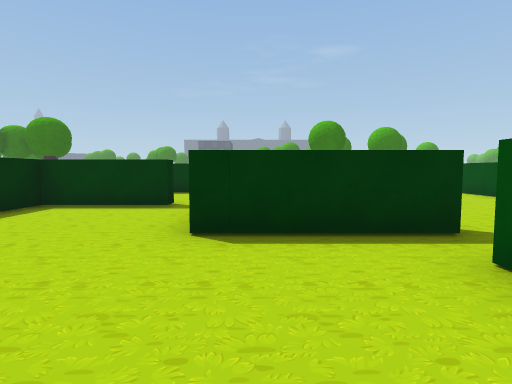
view 1 (above)

16 first-person views from a walk through a scene from a Unity 3-D project. The camera is 1.4 m above the floor, tilts 4° down and sees 80° across. The floor is counted in squares, 2 m on a side. Each view is taken from the middle of a square. On the plan, view 1 faces up. The plan holds only what a view shows up to about 10 squares ahead; the rest is blank. The place goes on beyond the plan. Some animated figures are not drawn. Some surface patterns are stand-ins.

view 2
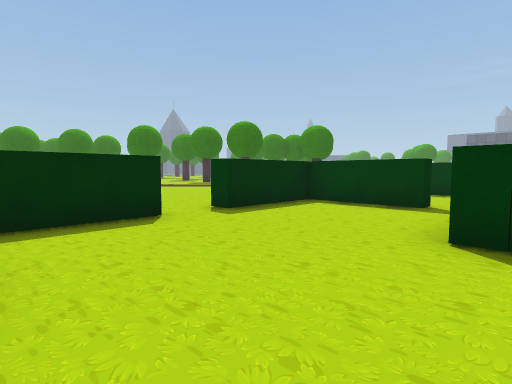

view 3
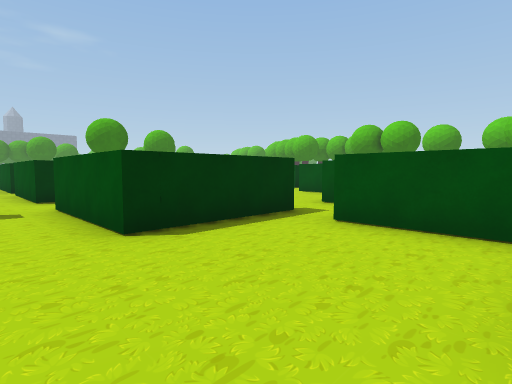

view 4
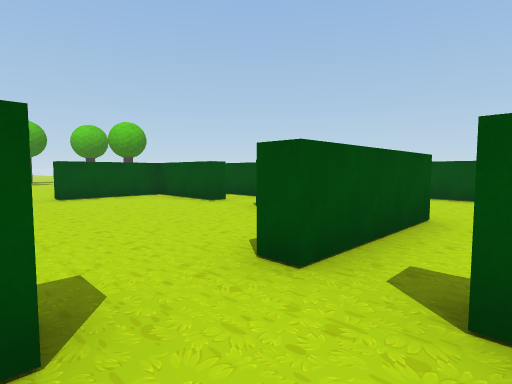

view 5
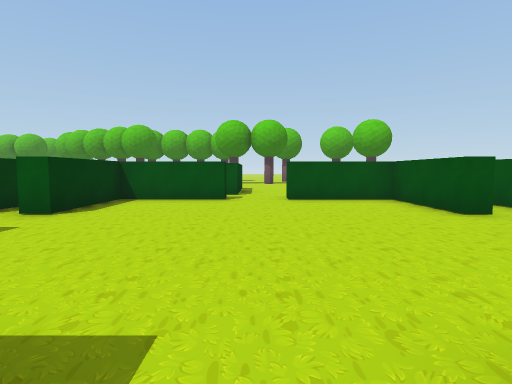

view 6
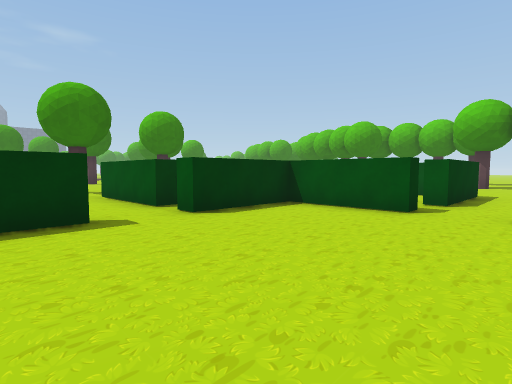

view 7
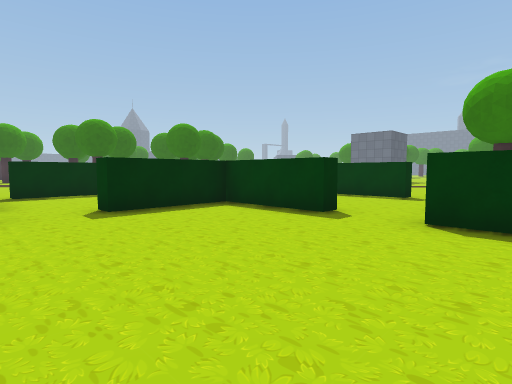

view 8
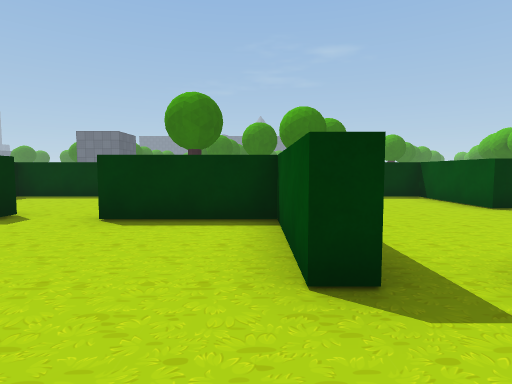

view 9
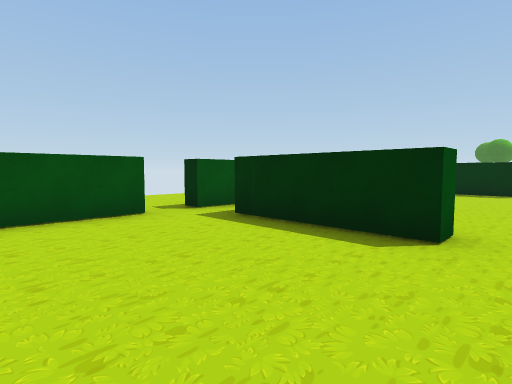

view 10
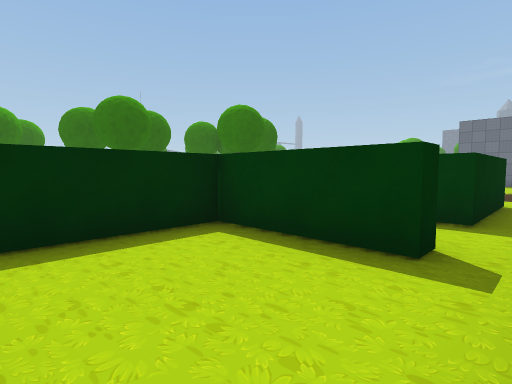

view 11
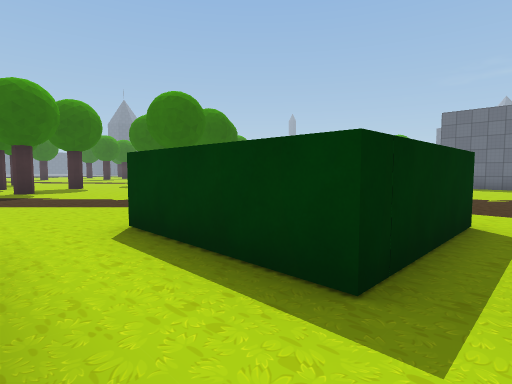

view 12
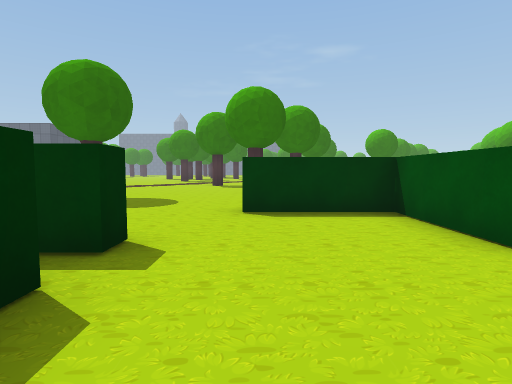

view 13
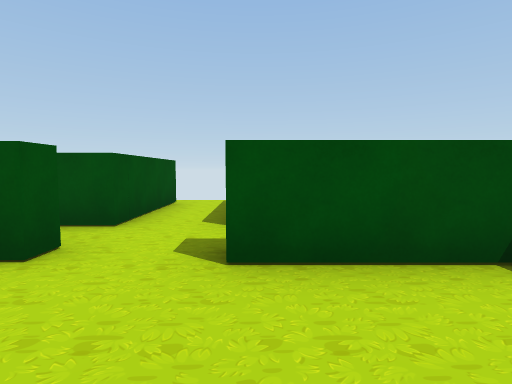

view 14
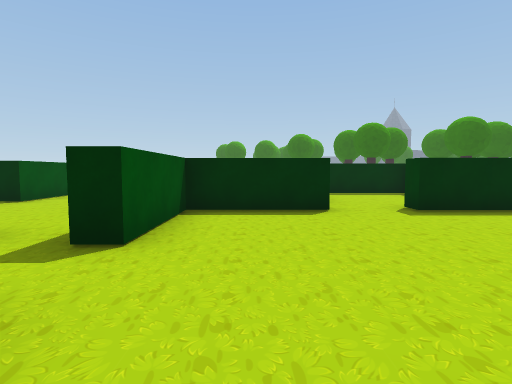

view 15
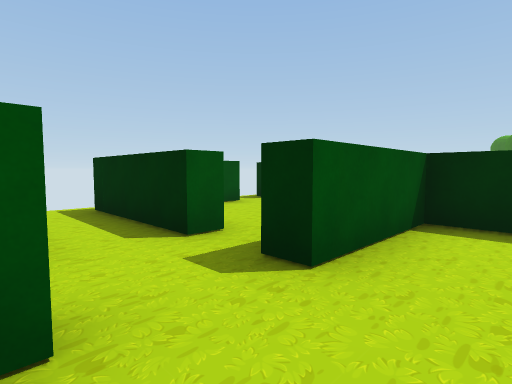

view 16
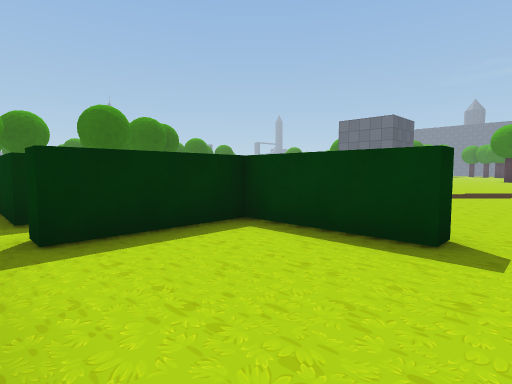

### Floor plan
Points are (right, up) in squares from view 1. A wall is a line through its corners. A room is listed if a view was taken in it or the views show most of it. See-through windows are left out.
Room 1 (views 1, 2, 3)
walls: (-0.8, -0.3) (0.2, -0.3); (-4.2, 2.4) (-4.2, 0.2); (1.8, 0.2) (1.8, 2.2); (-3.5, -0.3) (-1.7, -0.3) (-1.7, -0.8); (2.2, 3.3) (-0.7, 3.3) (-0.7, 6.3); (-1.7, 6.5) (-1.7, 6) (-4.2, 6) (-4.2, 3.5)
ways out: opening at (-1, 6) to room 2; opening at (-4, 3)
Room 2 (views 4, 5, 10, 11)
walls: (-0.2, 7.8) (-0.7, 7.8) (-0.7, 10.7); (-1.7, 10) (-1.7, 9.5) (-4.2, 9.5) (-4.2, 7)
ways out: opening at (-1, 6) to room 1; opening at (0, 7) to room 3; opening at (-1, 10) to room 7; gap at (-4, 7)
Room 3 (views 6, 7, 8, 13, 14, 15)
walls: (3.8, 3.2) (3.8, 3.8) (6.3, 3.8) (6.3, 6.3); (-0.7, 6.3) (-0.2, 6.3) (-0.2, 3.8) (2.2, 3.8) (2.2, 3.3); (1.8, 2.2) (2.2, 2.2) (2.2, -0.8); (6.7, 7.8) (6.3, 7.8) (6.3, 10.3) (3.8, 10.3); (2.2, 10.3) (-0.2, 10.3) (-0.2, 7.8); (7.8, 7.5) (7.8, 8); (3.8, -0.8) (3.8, 2.2) (6.8, 2.2)
ways out: opening at (0, 7) to room 2; opening at (7, 7) to room 4; opening at (3, 10) to room 6; opening at (4, -1)
Room 4 (view 9)
walls: (10.5, 7.5) (7.8, 7.5); (6.3, 6.3) (6.8, 6.3) (6.8, 3.2); (7.7, 2.2) (9.6, 2.2)
ways out: opening at (7, 7) to room 3; gap at (8, 8) to room 5
Room 5 (view 12)
walls: (6.8, 12) (6.8, 11.5) (3.8, 11.5); (10.3, 11.9) (10.3, 14) (7.7, 14)
ways out: gap at (8, 8) to room 4; opening at (4, 11) to room 6; opening at (7, 13.5)
Room 6 (view 16)
walls: (2.2, 10.9) (2.2, 10.3); (3.8, 11.5) (3.8, 14.5); (3.8, 10.3) (3.8, 10.7); (2.2, 14.5) (2.2, 14) (-0.2, 14) (-0.2, 11.5)
ways out: opening at (3, 10) to room 3; opening at (4, 11) to room 5; opening at (0, 11) to room 7; opening at (3, 14)
Room 7 (no view inside)
walls: (-0.2, 11.5) (-0.7, 11.5) (-0.7, 13); (-1.7, 14.5) (-1.7, 11.5) (-4.8, 11.5)
ways out: opening at (-1, 10) to room 2; opening at (0, 11) to room 6; opening at (-4, 11); opening at (-1, 14)

Where each view was taken, in squares from view 1:
view 1: 0 up, 0 right, facing up
view 2: 0 up, 0 right, facing up-left
view 3: 0 up, 2 left, facing up-right
view 4: 8 up, 2 left, facing down-right
view 5: 7 up, 1 left, facing right
view 6: 6 up, 1 right, facing up-right
view 7: 6 up, 5 right, facing up-left
view 8: 6 up, 6 right, facing up
view 9: 7 up, 10 right, facing down-left
view 10: 7 up, 1 left, facing up-left
view 11: 10 up, 1 left, facing up-left
view 12: 9 up, 8 right, facing up
view 13: 6 up, 2 right, facing down
view 14: 5 up, 5 right, facing left
view 15: 5 up, 4 right, facing down-left
view 16: 11 up, 3 right, facing up-left
